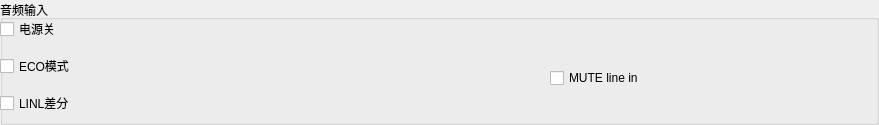
       <widget class="QGroupBox" name="groupBox_31">
        <property name="geometry">
         <rect>
          <x>20</x>
          <y>496</y>
          <width>879</width>
          <height>125</height>
         </rect>
        </property>
        <property name="title">
         <string>音频输入</string>
        </property>
        <widget class="QLabel" name="label_39">
         <property name="geometry">
          <rect>
           <x>120</x>
           <y>1</y>
           <width>700</width>
           <height>109</height>
          </rect>
         </property>
         <property name="text">
          <string/>
         </property>
         <property name="pixmap">
          <pixmap resource="Mic_OP.qrc">:/control/icon/control/line_in.png</pixmap>
         </property>
        </widget>
        <widget class="QWidget" name="widget_2" native="true">
         <property name="geometry">
          <rect>
           <x>0</x>
           <y>10</y>
           <width>106</width>
           <height>113</height>
          </rect>
         </property>
         <layout class="QVBoxLayout" name="verticalLayout_14">
          <item>
           <widget class="QCheckBox" name="checkbox_line_power">
            <property name="text">
             <string>电源关</string>
            </property>
           </widget>
          </item>
          <item>
           <widget class="QCheckBox" name="checkbox_line_eco">
            <property name="text">
             <string>ECO模式</string>
            </property>
           </widget>
          </item>
          <item>
           <widget class="QCheckBox" name="checkbox_line_difference">
            <property name="text">
             <string>LINL差分</string>
            </property>
           </widget>
          </item>
         </layout>
        </widget>
        <widget class="QCheckBox" name="checkbox_mute_line_in">
         <property name="geometry">
          <rect>
           <x>550</x>
           <y>70</y>
           <width>153</width>
           <height>16</height>
          </rect>
         </property>
         <property name="text">
          <string>MUTE line in</string>
         </property>
        </widget>
       </widget>
